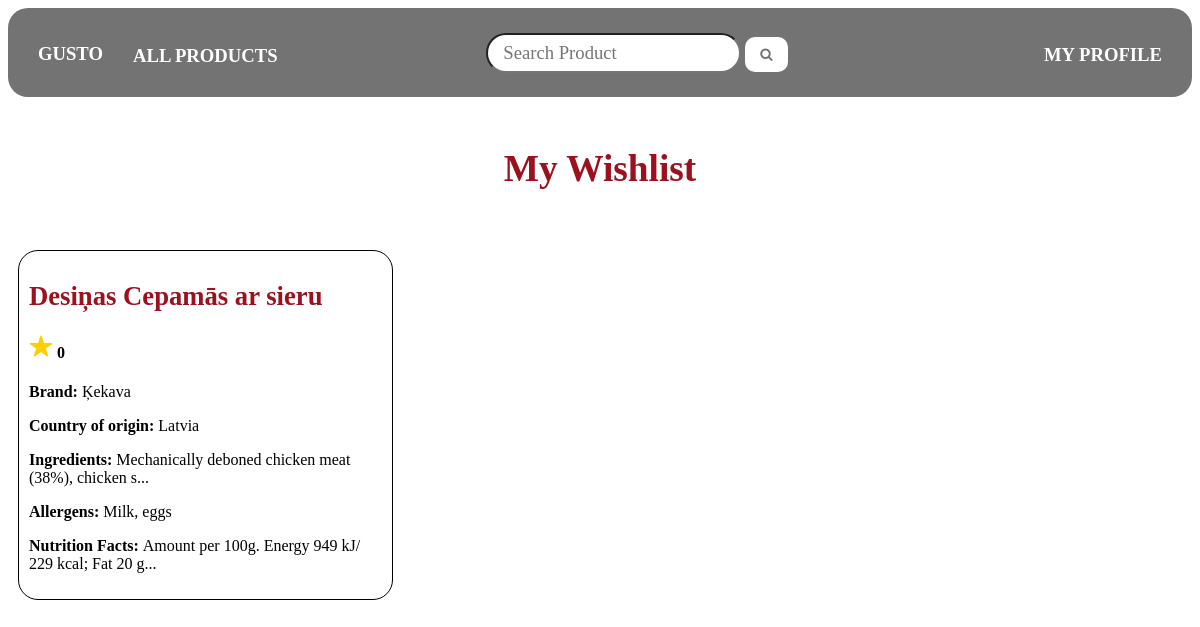
/account/wishlist (signed in), run on the app's committed database.
### products/models.py (models this page shows, shortened)
class Product(models.Model):
    title = models.CharField(max_length=150)
    country = models.CharField(max_length=100)
    brand = models.CharField(max_length=100)
    ingredients = models.TextField()
    nutrition = models.TextField()
    allergens = models.TextField()
    image = models.ImageField(default='default.jpg', blank=True)
    wishlist = models.ManyToManyField(User, related_name = 'wishlist', blank = True)
    def snippet_ingr(self):
        return self.ingredients[:50] + '...'
    def snippet_nutr(self):
        return self.nutrition[:50] + '...'
    def ratingAvg(self):
        ratings = Reviews.objects.filter(product=self).aggregate(average=Avg('rating'))
        avg = 0
        if ratings['average'] is not None:
            avg = float(ratings['average'])
        return round(avg, 1)

### users/views.py (the view)
# urls.py: path('wishlist', views.wishlist_list, name = 'wishlist_list'),
@login_required(login_url="/account/login")
def wishlist_list(request):
    user = request.user
    wished = user.wishlist.all()
    return render(request, 'users/wishlist_list.html', {'wished': wished})

### users/templates/users/wishlist_list.html (shortened to what this page needs)
{% extends 'main/base_loggedin.html' %}
{% block content %}
    <h1 class="product-list">My Wishlist</h1>
    <div class="products">
        {% for wish in wished %}
            <div class="product">
                <h2><a href="{% url 'products:product_details' wish.id %}">{{ wish.title }}</a></h2>
                <h4><ion-icon name="star"></ion-icon> {{ wish.ratingAvg }}</h4>
                <p><b>Brand: </b>{{ wish.brand }}</p>
                <p><b>Country of origin: </b>{{ wish.country }}</p>
                <p><b>Ingredients: </b>{{ wish.snippet_ingr }}</p>
                <p><b>Allergens: </b>{{ wish.allergens }}</p>
                <p><b>Nutrition Facts: </b>{{ wish.snippet_nutr }}</p>
            </div>
        {% empty %}
            <h1 id="no-wishlist" class="no-product-list">No products in wishlist yet.</h1>
        {% endfor %}
    </div>
{% endblock %}

### static/Gusto/css/loggedin.css (style rules this page uses)
div.products { display: grid; grid-template-columns: 1fr 1fr 1fr; }
h1.product-list { text-align: center; margin-top: 50px; margin-bottom: 50px; font-size: 28pt; color: rgb(155,17,30); }
div.product { border: 1px solid; border-radius: 20px; border-collapse: rgb(115,115,115); margin: 10px; padding: 10px; }
div.product h2 a { text-decoration: none; color: rgb(155,17,30); font-size: 20pt; }
div.product p { font-size: 12pt; }
ion-icon[name="star"] { color: rgb(252, 207, 3); font-size: 18pt; }

### data on the page
Product: title "Desiņas Cepamās ar sieru", ratingAvg "0", brand "Ķekava", country "Latvia", snippet_ingr "Mechanically deboned chicken meat (38%), chicken s...", allergens "Milk, eggs", snippet_nutr "Amount per 100g. Energy 949 kJ/ 229 kcal; Fat 20 g..."
